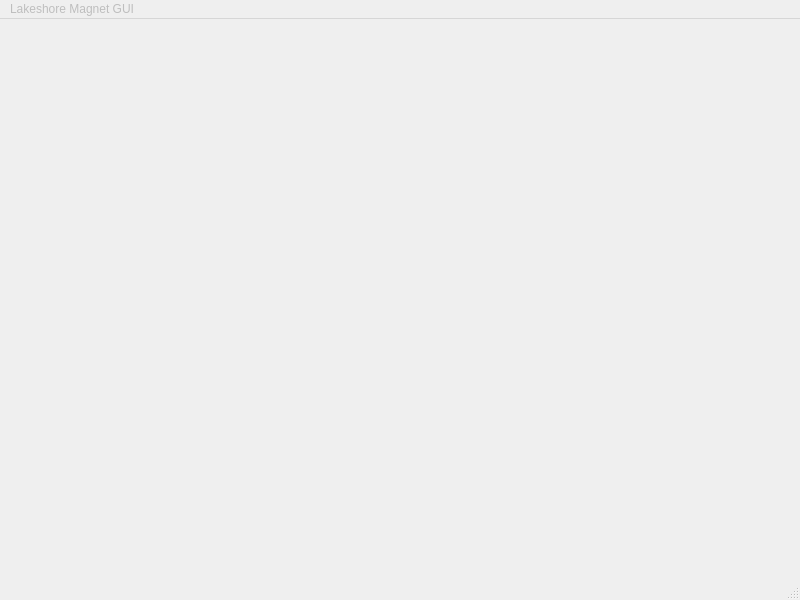
<?xml version="1.0" encoding="UTF-8"?>
<ui version="4.0">
 <class>MainWindow</class>
 <widget class="QMainWindow" name="MainWindow">
  <property name="geometry">
   <rect>
    <x>0</x>
    <y>0</y>
    <width>800</width>
    <height>600</height>
   </rect>
  </property>
  <property name="windowTitle">
   <string>MainWindow</string>
  </property>
  <widget class="QWidget" name="centralwidget"/>
  <widget class="QMenuBar" name="menubar">
   <property name="enabled">
    <bool>false</bool>
   </property>
   <property name="geometry">
    <rect>
     <x>0</x>
     <y>0</y>
     <width>800</width>
     <height>21</height>
    </rect>
   </property>
   <widget class="QMenu" name="menuLakeshore_Magnet_GUI">
    <property name="title">
     <string>Lakeshore Magnet GUI</string>
    </property>
   </widget>
   <addaction name="menuLakeshore_Magnet_GUI"/>
  </widget>
  <widget class="QStatusBar" name="statusbar">
   <property name="enabled">
    <bool>true</bool>
   </property>
  </widget>
 </widget>
 <resources/>
 <connections/>
</ui>
